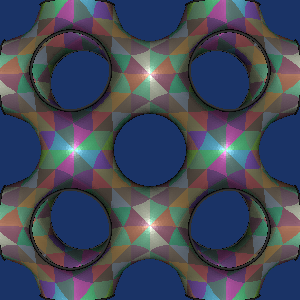

Source code (Python):
#!/usr/bin/env python

# Demonstrate vtkButterflySubdivisionFilter on a Schwarz minimal surface
# patch built from hand-crafted triangles, replicated via rotations and
# reflections, with feature edge tubes overlay.

# Factory overrides
import vtkmodules.vtkInteractionStyle  # noqa: F401
import vtkmodules.vtkRenderingFreeType  # noqa: F401
import vtkmodules.vtkRenderingOpenGL2  # noqa: F401

from vtkmodules.vtkCommonCore import vtkMath, vtkPoints, vtkUnsignedCharArray
from vtkmodules.vtkCommonDataModel import vtkCellArray, vtkPolyData
from vtkmodules.vtkCommonTransforms import vtkTransform
from vtkmodules.vtkFiltersCore import (
    vtkAppendPolyData,
    vtkCleanPolyData,
    vtkFeatureEdges,
    vtkStripper,
    vtkTubeFilter,
)
from vtkmodules.vtkFiltersGeneral import vtkTransformPolyDataFilter
from vtkmodules.vtkFiltersModeling import vtkButterflySubdivisionFilter
from vtkmodules.vtkRenderingCore import (
    vtkActor,
    vtkDataSetMapper,
    vtkPolyDataMapper,
    vtkProperty,
    vtkRenderWindow,
    vtkRenderWindowInteractor,
    vtkRenderer,
)

# Build base Schwarz surface patch
points = vtkPoints()
points.InsertNextPoint(2, 4, 0)
points.InsertNextPoint(2.6, 2.6, 0)
points.InsertNextPoint(4, 2, 0)
points.InsertNextPoint(1.4, 4, 1.4)
points.InsertNextPoint(2, 3, 1)
points.InsertNextPoint(3, 2, 1)
points.InsertNextPoint(4, 1.4, 1.4)
points.InsertNextPoint(0, 4, 2)
points.InsertNextPoint(1, 3, 2)
points.InsertNextPoint(2, 2, 2)
points.InsertNextPoint(3, 1, 2)
points.InsertNextPoint(4, 0, 2)
points.InsertNextPoint(0, 2.6, 2.6)
points.InsertNextPoint(1, 2, 3)
points.InsertNextPoint(2, 1, 3)
points.InsertNextPoint(2.6, 0, 2.6)
points.InsertNextPoint(0, 2, 4)
points.InsertNextPoint(1.4, 1.4, 4)
points.InsertNextPoint(2, 0, 4)

faces = vtkCellArray()
tri_indices = [
    (0, 3, 4), (0, 4, 1), (1, 4, 5), (1, 5, 2), (2, 5, 6),
    (3, 7, 8), (3, 8, 4), (4, 8, 9), (4, 9, 5), (5, 9, 10),
    (5, 10, 6), (6, 10, 11), (7, 12, 8), (8, 12, 13), (8, 13, 9),
    (9, 13, 14), (9, 14, 10), (10, 14, 15), (10, 15, 11),
    (12, 16, 13), (13, 16, 17), (13, 17, 14), (14, 17, 18), (14, 18, 15),
]
for tri in tri_indices:
    faces.InsertNextCell(3)
    for pt_id in tri:
        faces.InsertCellPoint(pt_id)

model = vtkPolyData()
model.SetPolys(faces)
model.SetPoints(points)

# Random cell colors
vtk_math = vtkMath()
cell_colors = vtkUnsignedCharArray()
cell_colors.SetNumberOfComponents(3)
cell_colors.SetNumberOfTuples(model.GetNumberOfCells())
for i in range(model.GetNumberOfCells()):
    cell_colors.InsertComponent(i, 0, vtk_math.Random(100, 255))
    cell_colors.InsertComponent(i, 1, vtk_math.Random(100, 255))
    cell_colors.InsertComponent(i, 2, vtk_math.Random(100, 255))
model.GetCellData().SetScalars(cell_colors)

# Replicate via 4 rotations around Z
transform_0 = vtkTransform()
transform_0.Identity()
transform_filter_0 = vtkTransformPolyDataFilter()
transform_filter_0.SetTransform(transform_0)
transform_filter_0.SetInputData(model)

transform_1 = vtkTransform()
transform_1.Identity()
transform_1.RotateZ(90)
transform_filter_1 = vtkTransformPolyDataFilter()
transform_filter_1.SetTransform(transform_1)
transform_filter_1.SetInputData(model)

transform_2 = vtkTransform()
transform_2.Identity()
transform_2.RotateZ(180)
transform_filter_2 = vtkTransformPolyDataFilter()
transform_filter_2.SetTransform(transform_2)
transform_filter_2.SetInputData(model)

transform_3 = vtkTransform()
transform_3.Identity()
transform_3.RotateZ(270)
transform_filter_3 = vtkTransformPolyDataFilter()
transform_filter_3.SetTransform(transform_3)
transform_filter_3.SetInputData(model)

append_rotations = vtkAppendPolyData()
append_rotations.AddInputConnection(transform_filter_0.GetOutputPort())
append_rotations.AddInputConnection(transform_filter_1.GetOutputPort())
append_rotations.AddInputConnection(transform_filter_2.GetOutputPort())
append_rotations.AddInputConnection(transform_filter_3.GetOutputPort())

# Reflect across X
transform_4 = vtkTransform()
transform_4.Identity()
transform_4.RotateX(180)
transform_filter_4 = vtkTransformPolyDataFilter()
transform_filter_4.SetTransform(transform_4)
transform_filter_4.SetInputConnection(append_rotations.GetOutputPort())

append_reflected = vtkAppendPolyData()
append_reflected.AddInputConnection(append_rotations.GetOutputPort())
append_reflected.AddInputConnection(transform_filter_4.GetOutputPort())

# Translate along Z
transform_5 = vtkTransform()
transform_5.Identity()
transform_5.Translate(0, 0, -8)
transform_filter_5 = vtkTransformPolyDataFilter()
transform_filter_5.SetTransform(transform_5)
transform_filter_5.SetInputConnection(append_reflected.GetOutputPort())

append_z_translated = vtkAppendPolyData()
append_z_translated.AddInputConnection(append_reflected.GetOutputPort())
append_z_translated.AddInputConnection(transform_filter_5.GetOutputPort())

# Translate along Y
transform_6 = vtkTransform()
transform_6.Identity()
transform_6.Translate(0, -8, 0)
transform_filter_6 = vtkTransformPolyDataFilter()
transform_filter_6.SetTransform(transform_6)
transform_filter_6.SetInputConnection(append_z_translated.GetOutputPort())

append_y_translated = vtkAppendPolyData()
append_y_translated.AddInputConnection(append_z_translated.GetOutputPort())
append_y_translated.AddInputConnection(transform_filter_6.GetOutputPort())

# Clean and subdivide
clean = vtkCleanPolyData()
clean.SetTolerance(0.001)
clean.SetInputConnection(append_y_translated.GetOutputPort())

subdivide = vtkButterflySubdivisionFilter()
subdivide.SetInputConnection(clean.GetOutputPort())
subdivide.SetNumberOfSubdivisions(3)

# Surface mapper
mapper = vtkDataSetMapper()
mapper.SetInputConnection(subdivide.GetOutputPort())

surface = vtkActor()
surface.SetMapper(mapper)
surface.GetProperty().SetDiffuseColor(1, 0.4, 0.3)
surface.GetProperty().SetSpecular(0.4)
surface.GetProperty().SetDiffuse(0.8)
surface.GetProperty().SetSpecularPower(40)

back_property = vtkProperty()
back_property.SetDiffuseColor(1, 1, 0.3)
surface.SetBackfaceProperty(back_property)

# Feature edges as tubes
feature_edges = vtkFeatureEdges()
feature_edges.SetInputConnection(subdivide.GetOutputPort())
feature_edges.SetFeatureAngle(100)

feature_edges_stripper = vtkStripper()
feature_edges_stripper.SetInputConnection(feature_edges.GetOutputPort())

feature_edges_tubes = vtkTubeFilter()
feature_edges_tubes.SetInputConnection(feature_edges_stripper.GetOutputPort())
feature_edges_tubes.SetRadius(0.1)

feature_edges_mapper = vtkPolyDataMapper()
feature_edges_mapper.SetInputConnection(feature_edges_tubes.GetOutputPort())

edges = vtkActor()
edges.SetMapper(feature_edges_mapper)
edges.GetProperty().SetDiffuseColor(0.2, 0.2, 0.2)

# Renderer
renderer = vtkRenderer()
renderer.AddActor(surface)
renderer.AddActor(edges)
renderer.SetBackground(0.1, 0.2, 0.4)

# Window
render_window = vtkRenderWindow()
render_window.AddRenderer(renderer)
render_window.SetSize(300, 300)
render_window.SetWindowName("schwarz")

# Scene
renderer.ResetCamera()
camera = renderer.GetActiveCamera()
camera.Azimuth(90)
renderer.ResetCamera()
camera.Zoom(1.5)

# Interactor
interactor = vtkRenderWindowInteractor()
interactor.SetRenderWindow(render_window)

interactor.Initialize()
interactor.Start()
